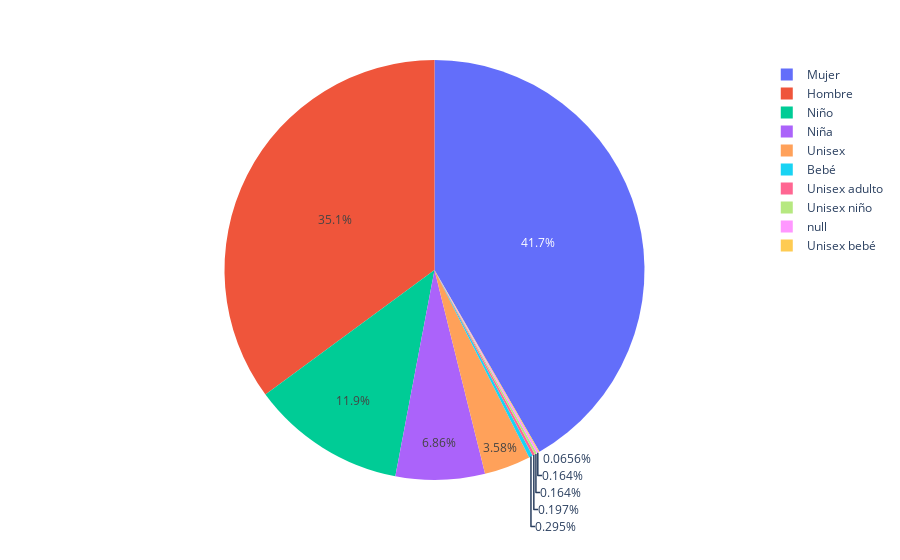

Notebook code for this chart:
### Markdown cell above
## Genero

### Code cell
gender_counts = trainers["gender"].value_counts()

fig = px.pie(trainers, names = "gender"
             )

fig.show()

### Figure 1 — Plotly figure (JSON) as saved in the notebook; plotly's stock layout.template omitted (floating-point values rounded to 4 significant figures; data arrays with more than 128 entries replaced by an {"elided": "..."} marker saying what was removed)
{"data": [{"domain": {"x": [0, 1], "y": [0, 1]}, "hovertemplate": "gender=%{label}<extra></extra>", "labels": {"elided": "3048 str values"}, "legendgroup": "", "name": "", "showlegend": true, "type": "pie"}], "layout": {"legend": {"tracegroupgap": 0}, "margin": {"t": 60}}}
